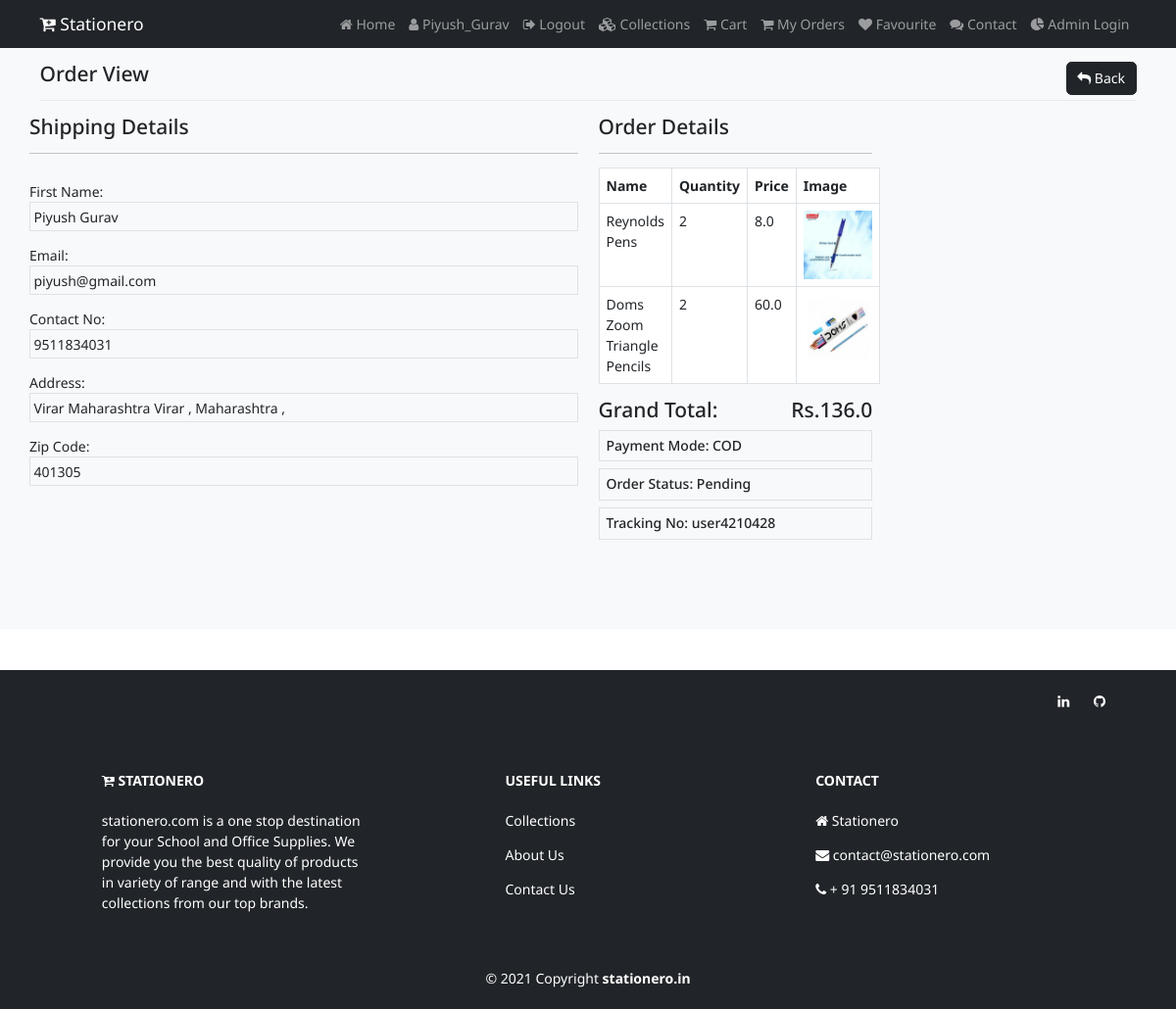
The page /view-order/user4210428 (signed in) on the database its author committed.
### shop/models.py (models this page shows, shortened)
class Order(models.Model):
    user=models.name = models.ForeignKey(User, on_delete=models.CASCADE)
    fullname=models.CharField(max_length=150, null=False)
    email=models.CharField(max_length=150, null=False)
    address=models.TextField(null=False)
    city=models.CharField(max_length=150, null=False)
    state=models.CharField(max_length=150, null=False)
    pincode=models.CharField(max_length=150, null=False)
    phone=models.CharField(max_length=10, null=False)
    total_price=models.FloatField(null=False)
    payment_mode=models.CharField(max_length=150,null=False)
    payment_id=models.CharField(max_length=250, null=True)
    orderstatuses=(
        ('Pending','Pending'),
        ('Out for Shipping','Out for Shipping'),
        ('Completed','Completed'),
    )
    status=models.CharField(max_length=150, choices=orderstatuses, default='Pending')
    message=models.TextField(null=True)
    tracking_no=models.CharField(max_length=150, null=True)
    created_at=models.DateTimeField(auto_now_add=True)
    updated_at=models.DateTimeField(auto_now=True)

class OrderItems(models.Model):
    order=models.ForeignKey(Order, on_delete=models.CASCADE)
    product=models.ForeignKey(Product,on_delete=models.CASCADE)
    price=models.FloatField(null=False)
    quantity=models.IntegerField(null=False)

class Product(models.Model):
    category=models.ForeignKey(Catagory,on_delete=models.CASCADE)
    name=models.CharField(max_length=150,null=False,blank=False)
    vendor=models.CharField(max_length=150,null=False,blank=False)
    product_image=models.ImageField(upload_to=getFileName,null=True,blank=True)
    quantity=models.IntegerField(null=False,blank=False)
    original_price=models.FloatField(null=False,blank=False)
    selling_price=models.FloatField(null=False,blank=False)
    description=models.TextField(max_length=500,null=False,blank=False)
    status=models.BooleanField(default=False,help_text="0-show,1-Hidden")
    trending=models.BooleanField(default=False,help_text="0-default,1-Trending")
    created_at=models.DateTimeField(auto_now_add=True)

### shop/order.py (the view)
# urls.py: path('view-order/<str:t_no>',order.vieworder, name="orderview"),
def vieworder(request, t_no):
    order = Order.objects.filter(tracking_no=t_no).filter(user=request.user).first()
    orderitems = OrderItems.objects.filter(order=order)
    context = {'order':order, 'orderitems':orderitems}
    return render(request, 'shop/orders/view.html', context)

### shop/templates/shop/orders/view.html (shortened to what this page needs)
{% extends 'shop/layouts/main.html' %}
{% block content %}
<section class="bg-light py-4 my-5" style="min-height:600px;">
    <div class="container">
      <div class="row">
        <div class="col-12">
          <h4 class="mb-3">Order View
            <a href="{% url 'myorders' %}" class="btn btn-dark float-end"> <i class="fa fa-reply"></i> Back</a>
          </h4>
          <hr style="border-color:#b8bfc2;">
        </div>
        <div class="card-body">
            <div class="row">
                <div class="col-md-6">
                    <h4>Shipping Details</h4>
                    <hr>
                    <label class="mt-3">First Name:</label>
                    <div class="border p-1">{{ order.fullname }} </div>
                    <label class="mt-3">Email:</label>
                    <div class="border p-1">{{ order.email }} </div>
                    <label class="mt-3">Contact No:</label>
                    <div class="border p-1">{{ order.phone }} </div>
                    <label class="mt-3">Address:</label>
                    <div class="border p-1">
                        {{ order.address }}
                        {{ order.city }} ,
                        {{ order.state }} ,
                    </div>
                    <label class="mt-3">Zip Code:</label>
                    <div class="border p-1">{{ order.pincode }} </div>
                </div>
                <div class="col-md-6">
                    <div class="col-md-6">
                    <h4>Order Details</h4>
                    <hr>
                    <table class="table table-bordered">
                        <thead>
                            <tr>
                                <th>Name</th>
                                <th>Quantity</th>
                                <th>Price</th>
                                <th>Image</th>
                            </tr>
                        </thead>
                        <tbody>
                            {% for item in orderitems %}
                                <tr>
                                    <td>{{ item.product.name }}</td>
                                    <td>{{ item.quantity }}</td>
                                    <td>{{ item.price }}</td>
                                    <td>
                                        <img src=" {{ item.product.product_image.url }}" height="70px" width="70px" alt="Product Image">
                                    </td>
                                </tr>
                            {% endfor %}
                        </tbody>
                    </table>
                    <h4>Grand Total: <span class="float-end" >Rs.{{ order.total_price }} </span> </h4>
                    <h6 class="border p-2">Payment Mode: {{ order.payment_mode }}</h6>
                    <h6 class="border p-2">Order Status: {{ order.status }}</h6>
                    <h6 class="border p-2">Tracking No: {{ order.tracking_no }}</h6>
                </div>
            </div>
        </div>
      </div>
    </div>
  </section>
{% endblock content %}

### shop/templates/shop/inc/navbar.html (shortened to what this page needs)
<nav class="navbar navbar-expand-lg navbar-dark bg-dark fixed-top">
    <div class="container">
      <a class="navbar-brand" href="/"><i class="fa fa-cart-plus"></i> Stationero</a>
      <div class="collapse navbar-collapse" id="navbarNav">
        <div class="navbar-nav ms-auto">
          <a class="nav-link" aria-current="page" href="{% url 'home' %}"><i class="fa fa-home"></i> Home</a>
          {% if request.user.is_authenticated %}
            <a class="nav-link" aria-current="page" href="#"><i class="fa fa-user"></i> {{request.user}}</a>
            <a class="nav-link" aria-current="page" href="{% url 'logout' %}"><i class="fa fa-sign-out"></i> Logout</a>
          {% else %}
            <a class="nav-link" href="{% url 'login' %}"><i class="fa fa-sign-in"></i> Login</a>
            <a class="nav-link" href="{% url 'register' %}"><i class="fa fa-users"></i> Register</a>
          {% endif %}
            <a class="nav-link" href="{% url 'collections' %}"><i class="fa fa-cubes"></i> Collections</a>
            <a class="nav-link" href="{% url 'cart' %}"><i class="fa fa-shopping-cart"></i> Cart</a>
            <a class="nav-link" href="{% url 'myorders' %}"><i class="fa fa-shopping-cart"></i> My Orders</a>
            <a class="nav-link" href="{% url 'favviewpage' %}"><i class="fa fa-heart"></i> Favourite</a>
            <a class="nav-link" href="{% url 'contact_form' %}"><i class="fa fa-comments"></i> Contact</a>
            <a class="nav-link" href="admin/login/?next=/admin/"><i class="fa fa-pie-chart" aria-hidden="true"></i> Admin Login</a>
        </div>
    </div>
  </nav>

### static/css/style.css (style rules this page uses)
html { font-size: 14px; }
body { font-family: 'Noto Sans', sans-serif; }
a { text-decoration: none; }

### rows shown on the page
Order: fullname "Piyush Gurav", email "piyush@gmail.com", phone "9511834031", address "Virar Maharashtra", city "Virar", state "Maharashtra", pincode "401305", total_price "136.0", payment_mode "COD", status "Pending", tracking_no "user4210428"
OrderItems: product.name "Reynolds Pens", quantity "2", price "8.0", product.product_image (picture)
OrderItems: product.name "Doms Zoom Triangle Pencils", quantity "2", price "60.0", product.product_image (picture)

### other values the page prints
{{ request.user }} "Piyush_Gurav"
